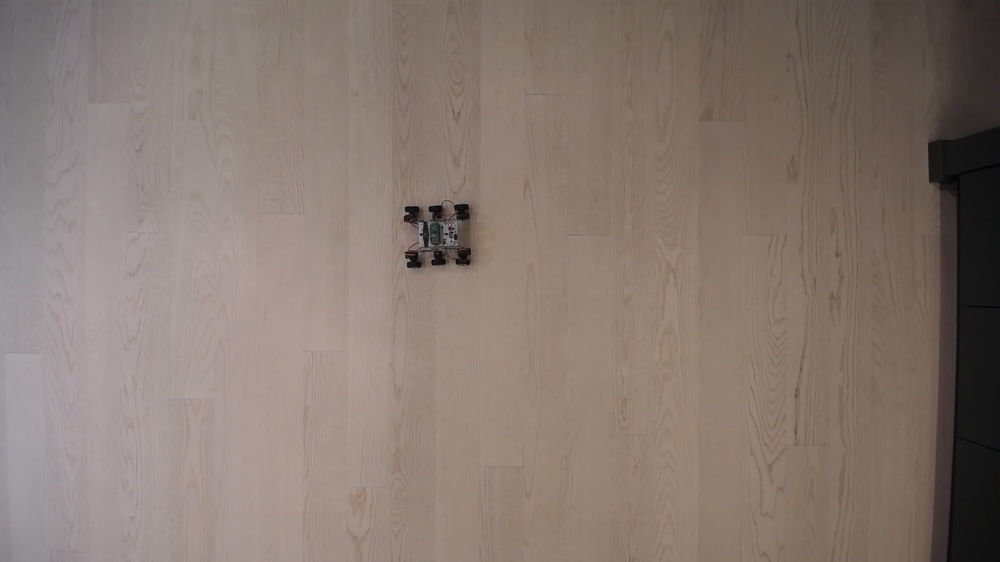
#> input picture src/webcam/normalImg/monday_17_cl151515.jpg, 1000 x 562 px, shrunk from 1920 x 1080 before the run
$ python aff_det.py
#> lines starting #> are read from the running program, lines starting #| are printed output that depends on the picture; long printed decimals are rounded
import cv2
import numpy as np
import matplotlib.pyplot as plt

# Load the reference image and the current image
reference_image = cv2.imread('normalImg/monday_17_cl151515.jpg', cv2.IMREAD_GRAYSCALE)
#> reference_image: shape (562, 1000); min 1, max 170, mean 124.6
# current_image = cv2.imread('monday_17_cl151720.jpg.jpg', cv2.IMREAD_GRAYSCALE)
current_image = cv2.imread('normalImg/monday_17_cl143745.jpg', cv2.IMREAD_GRAYSCALE)
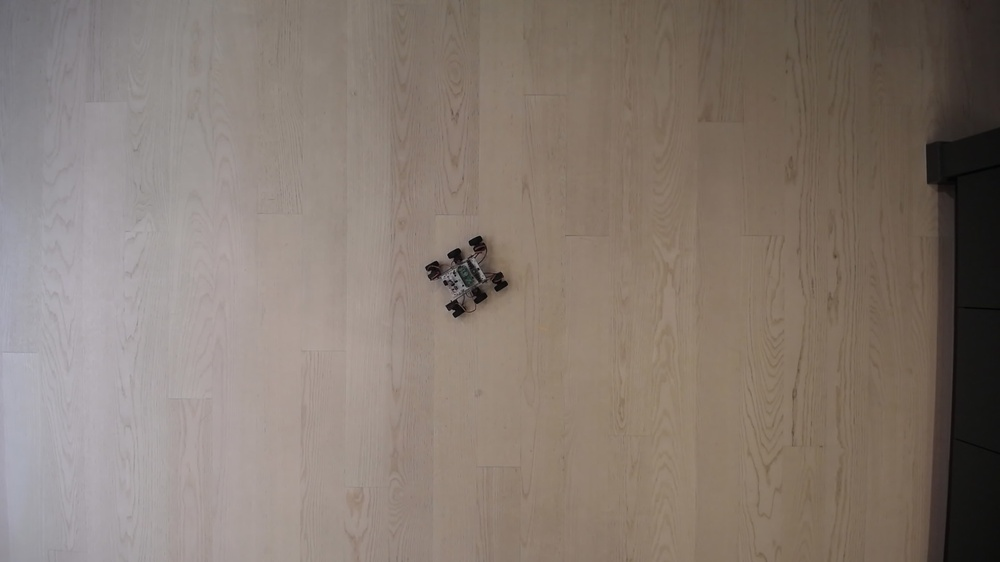
#> input picture src/webcam/normalImg/monday_17_cl143745.jpg, 1000 x 562 px, shrunk from 1920 x 1080 before the run
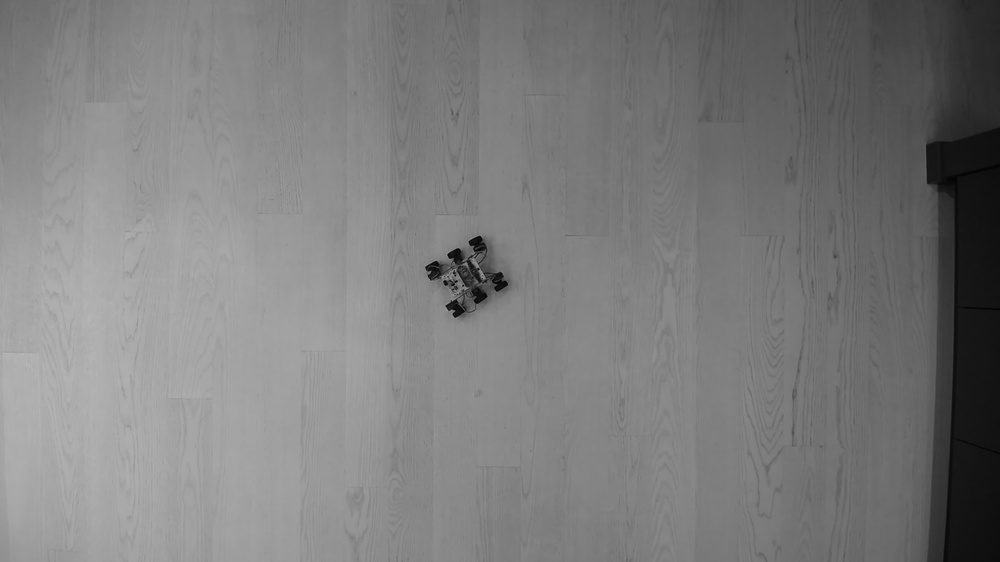
#> current_image: shape (562, 1000); min 0, max 184, mean 124.7

fig,ax = plt.subplots(1,2)

ax[0].imshow(cv2.cvtColor(reference_image, cv2.COLOR_BGR2RGB))
ax[0].set_title("Refernce image")

ax[1].imshow(cv2.cvtColor(current_image, cv2.COLOR_BGR2RGB))
ax[1].set_title("Current image")

plt.show()
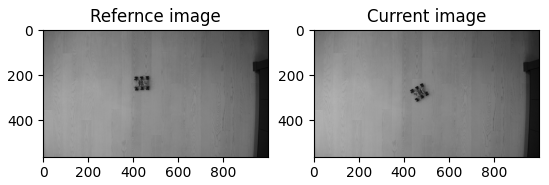
#> figure drawn by matplotlib, 2 panels


# Initialize the SIFT detector
sift = cv2.SIFT_create()

# Detect keypoints and compute local descriptors for the reference image
reference_keypoints, reference_descriptors = sift.detectAndCompute(reference_image, None)
#> reference_keypoints = 77 keypoints; strongest (x, y, size): (414, 260, 11.1), (412, 213, 11.1), (464, 257, 11.4), (409, 265, 3.5)

# Detect keypoints and compute local descriptors for the current image
current_keypoints, current_descriptors = sift.detectAndCompute(current_image, None)
#> current_keypoints = 88 keypoints; strongest (x, y, size): (434, 270, 11), (478, 243, 10), (456, 255, 8.6), (457, 309, 11)

# Match keypoints between the reference and current images
matcher = cv2.FlannBasedMatcher()
matches = matcher.knnMatch(reference_descriptors, current_descriptors, k=2)
#> matches = 77 matches

# Apply Lowe's ratio test to filter good matches
good_matches = []
for m, n in matches:
    if m.distance < 0.75 * n.distance:
        good_matches.append(m)
#> this loop made 77 passes
#> after the loop, good_matches = 21 matches

# Estimate the transformation between the keypoints of reference and current images
reference_points = [reference_keypoints[m.queryIdx].pt for m in good_matches]
#> reference_points = 21 items, first 6: (408.9, 265), (421, 237.1), (425.9, 244.6), (427.5, 215.3), (429.6, 244.3), (431.3, 213.2)
current_points = [current_keypoints[m.trainIdx].pt for m in good_matches]
#> current_points = 21 items, first 6: (455, 314.8), (477.1, 266.1), (469, 262.1), (487.8, 286.3), (465.8, 264.1), (452.1, 259.2)
transformation, _ = cv2.estimateAffine2D(np.array(reference_points), np.array(current_points))
#> transformation = [[0.925, -0.0447, 74.52], [-0.0857, 0.949, 89.52]]

# Extract the rotation angle from the transformation matrix
angle_rad = np.arctan2(transformation[1, 0], transformation[0, 0])
#> angle_rad = -0.0923
angle_deg = -np.degrees(angle_rad)
#> angle_deg = 5.29

# Print the orientation angle
print("Orientation Angle: ", angle_deg)
#| Orientation Angle:  5.290
